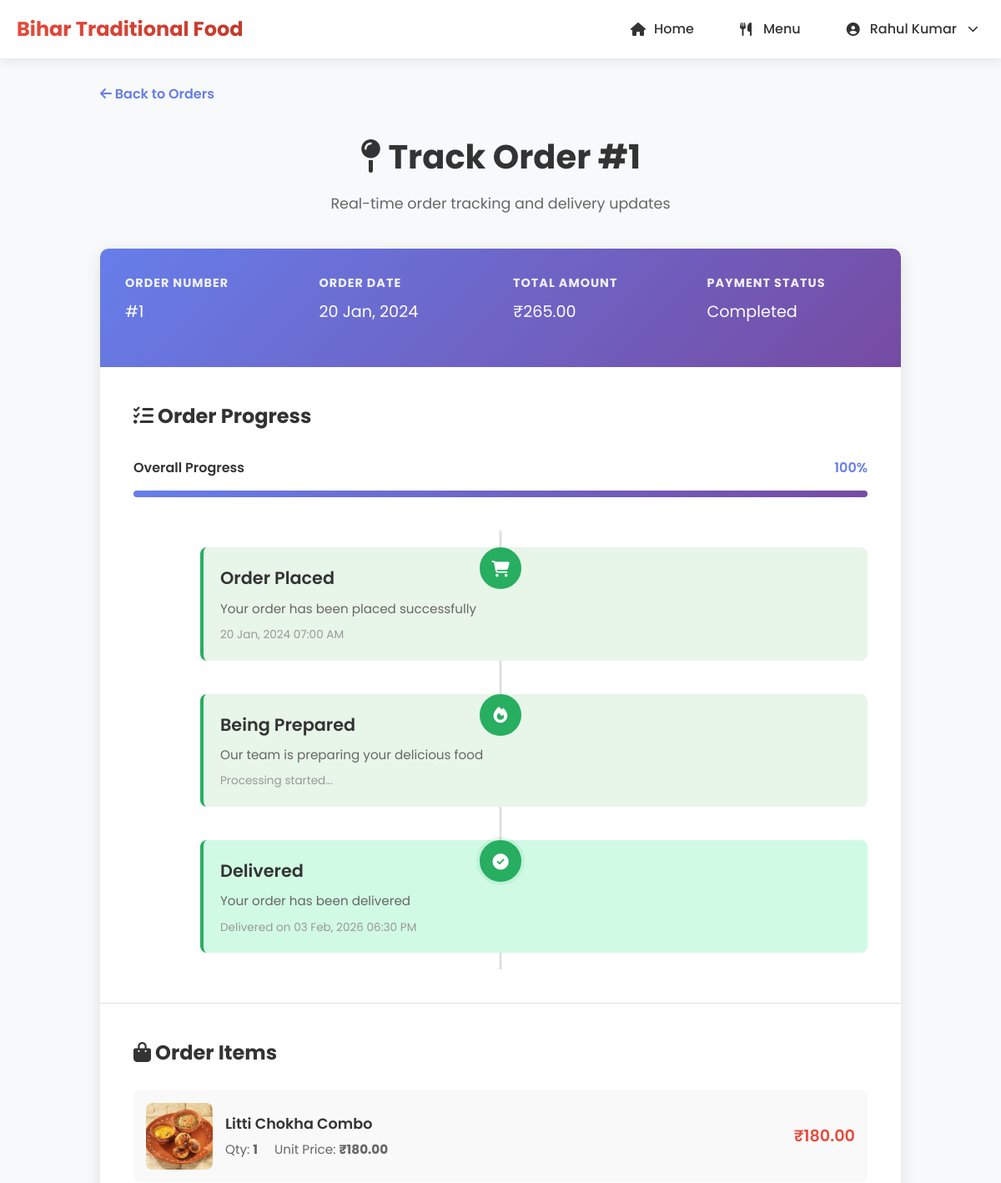
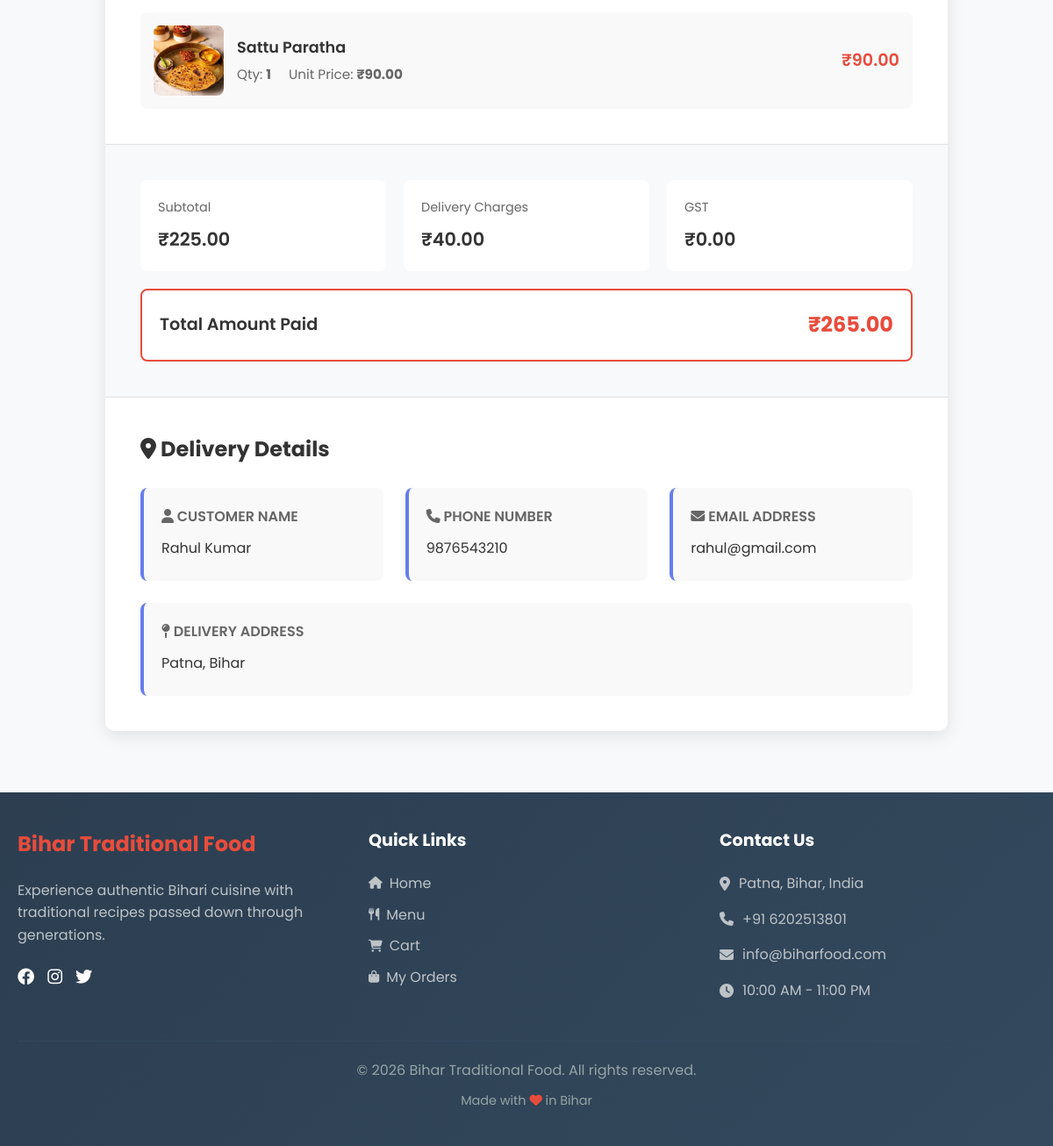
The page /users/order-tracking.php?id=1 (signed in) on the database its author committed (2 pictures, top to bottom).
### tables this page shows
CREATE TABLE `orders` (
  `id` int(11) NOT NULL,
  `user_id` int(11) NOT NULL,
  `order_number` varchar(20) DEFAULT NULL,
  `total_price` decimal(10,2) NOT NULL,
  `subtotal` decimal(10,2) NOT NULL,
  `delivery_charge` decimal(10,2) DEFAULT 0.00,
  `tax_amount` decimal(10,2) DEFAULT 0.00,
  `discount_amount` decimal(10,2) DEFAULT 0.00,
  `status` enum('pending','confirmed','preparing','ready','out_for_delivery','delivered','cancelled') DEFAULT 'pending',
  `payment_method` enum('cash','online','card') DEFAULT 'cash',
  `payment_status` enum('pending','completed','failed','refunded') DEFAULT 'pending',
  `payment_id` varchar(100) DEFAULT NULL,
  `delivery_address` text NOT NULL,
  `delivery_instructions` text DEFAULT NULL,
  `customer_name` varchar(100) DEFAULT NULL,
  `customer_phone` varchar(15) DEFAULT NULL,
  `customer_email` varchar(100) DEFAULT NULL,
  `estimated_delivery_time` timestamp NULL DEFAULT NULL,
  `actual_delivery_time` timestamp NULL DEFAULT NULL,
  `cancelled_at` timestamp NULL DEFAULT NULL,
  `cancellation_reason` text DEFAULT NULL,
  `order_date` timestamp NOT NULL DEFAULT current_timestamp(),
  `updated_at` timestamp NOT NULL DEFAULT current_timestamp() ON UPDATE current_timestamp()
);

CREATE TABLE `order_items` (
  `id` int(11) NOT NULL,
  `order_id` int(11) NOT NULL,
  `food_id` int(11) NOT NULL,
  `food_name` varchar(100) NOT NULL,
  `quantity` int(11) NOT NULL,
  `unit_price` decimal(10,2) NOT NULL,
  `total_price` decimal(10,2) NOT NULL,
  `special_instructions` text DEFAULT NULL
);

CREATE TABLE `foods` (
  `id` int(11) NOT NULL,
  `name` varchar(100) NOT NULL,
  `description` text DEFAULT NULL,
  `price` decimal(10,2) NOT NULL,
  `original_price` decimal(10,2) DEFAULT NULL,
  `category_id` int(11) DEFAULT NULL,
  `image_path` varchar(255) DEFAULT NULL,
  `is_available` tinyint(1) DEFAULT 1,
  `is_featured` tinyint(1) DEFAULT 0,
  `is_popular` tinyint(1) DEFAULT 0,
  `preparation_time` int(11) DEFAULT NULL COMMENT 'In minutes',
  `calories` int(11) DEFAULT NULL,
  `ingredients` text DEFAULT NULL,
  `display_order` int(11) DEFAULT 0,
  `created_at` timestamp NOT NULL DEFAULT current_timestamp(),
  `updated_at` timestamp NOT NULL DEFAULT current_timestamp() ON UPDATE current_timestamp()
);

CREATE TABLE `users` (
  `id` int(11) NOT NULL,
  `name` varchar(100) NOT NULL,
  `email` varchar(100) NOT NULL,
  `password` varchar(255) NOT NULL,
  `phone` varchar(15) DEFAULT NULL,
  `address` text DEFAULT NULL,
  `role` enum('user','admin') DEFAULT 'user',
  `created_at` timestamp NOT NULL DEFAULT current_timestamp(),
  `updated_at` timestamp NOT NULL DEFAULT current_timestamp() ON UPDATE current_timestamp()
);

### users/order-tracking.php (the view, shortened to what this page needs)
<?php
$userId = $_SESSION['user_id'];
$conn = getDBConnection();
$orderId = isset($_GET['id']) ? intval($_GET['id']) : 0;
$orderQuery = "SELECT o.*, u.name as user_name, u.email, u.phone, u.address
               FROM orders o
               JOIN users u ON o.user_id = u.id
               WHERE o.id = $orderId AND o.user_id = $userId";
$orderResult = mysqli_query($conn, $orderQuery);
$order = mysqli_fetch_assoc($orderResult);
$itemsQuery = "SELECT oi.*, f.name as food_name, f.image_path
               FROM order_items oi
               JOIN foods f ON oi.food_id = f.id
               WHERE oi.order_id = $orderId";
$itemsResult = mysqli_query($conn, $itemsQuery);
$items = [];
if ($itemsResult) {
    while ($item = mysqli_fetch_assoc($itemsResult)) {
        $items[] = $item;
    }
}
$statusTimeline = [
    'pending' => [
        'label' => 'Order Placed',
        'icon' => 'shopping-cart',
        'color' => '#3498db',
        'description' => 'Your order has been placed successfully'
    ],
    'processing' => [
        'label' => 'Being Prepared',
        'icon' => 'fire',
        'color' => '#f39c12',
        'description' => 'Our team is preparing your delicious food'
    ],
    'delivered' => [
        'label' => 'Delivered',
        'icon' => 'check-circle',
        'color' => '#27ae60',
        'description' => 'Your order has been delivered'
    ],
    'cancelled' => [
        'label' => 'Cancelled',
        'icon' => 'times-circle',
        'color' => '#e74c3c',
        'description' => 'This order has been cancelled'
    ]
];
$rawStatus = $order['status'];
$normalizedStatus = $rawStatus;
$statusOrder = ['pending', 'processing', 'delivered'];
$currentStatusIndex = array_search($normalizedStatus, $statusOrder);
?>
<!DOCTYPE html>
<html lang="en">
<head>
    <link rel="stylesheet" href="../assets/css/style.css">
    <link rel="stylesheet" href="https://cdnjs.cloudflare.com/ajax/libs/font-awesome/6.4.0/css/all.min.css">
</head>
<body>
    <?php include '../includes/header.php'; ?>
    <div class="tracking-container">
        <a href="orders.php" class="back-link">
            <i class="fas fa-arrow-left"></i> Back to Orders
        </a>
        <div class="tracking-header">
            <h1><i class="fas fa-map-pin"></i> Track Order #<?php echo $orderId; ?></h1>
            <p>Real-time order tracking and delivery updates</p>
        </div>
        <div class="order-tracking-card">
            <div class="order-tracking-header">
                <div class="order-info-row">
                    <div class="order-info-item">
                        <h3>Order Number</h3>
                        <p>#<?php echo $order['id']; ?></p>
                    </div>
                    <div class="order-info-item">
                        <h3>Order Date</h3>
                        <p><?php echo date('d M, Y', strtotime($order['order_date'])); ?></p>
                    </div>
                    <div class="order-info-item">
                        <h3>Total Amount</h3>
                        <p>₹<?php echo number_format($order['total_price'], 2); ?></p>
                    </div>
                    <div class="order-info-item">
                        <h3>Payment Status</h3>
                        <p><?php echo ucfirst($order['payment_status']); ?></p>
                    </div>
                </div>
            </div>
            <div class="timeline-section">
                <h2 style="margin-bottom: 30px; font-size: 1.5rem; color: #333;">
                    <i class="fas fa-tasks"></i> Order Progress
                </h2>
                <div style="margin-bottom: 40px;">
                    <div style="display: flex; justify-content: space-between; align-items: center; margin-bottom: 15px;">
                        <span style="font-weight: 600; color: #333;">Overall Progress</span>
                        <span style="font-weight: 600; color: #667eea;" id="progressPercent">
                            <?php
                                $statusOrder = ['pending', 'processing', 'delivered'];
                                $currentIndex = array_search($normalizedStatus, $statusOrder);
                                $progress = $currentIndex !== false ? (($currentIndex + 1) / count($statusOrder)) * 100 : 0;
                                echo round($progress) . '%';
                            ?>
                        </span>
                    </div>
                    <div style="background: #e0e0e0; height: 8px; border-radius: 10px; overflow: hidden;">
                        <div id="progressBar" style="height: 100%; background: linear-gradient(90deg, #667eea, #764ba2); width: <?php
                            $statusOrder = ['pending', 'processing', 'delivered'];
                            $currentIndex = array_search($normalizedStatus, $statusOrder);
                            $progress = $currentIndex !== false ? (($currentIndex + 1) / count($statusOrder)) * 100 : 0;
                            echo $progress;
                        ?>%; transition: width 0.5s ease;">
                        </div>
                    </div>
                </div>
                <div class="timeline">
                    <?php foreach ($statusOrder as $index => $status):
                        $isActive = $index == $currentStatusIndex;
                        $isCompleted = $index < $currentStatusIndex && $currentStatusIndex != -1;
                        $isCancelled = $order['status'] == 'cancelled';
                    ?>
                        <div class="timeline-item <?php echo $isCompleted ? 'completed' : ($isActive ? 'active' : ''); ?> <?php echo $isCancelled ? 'cancelled' : ''; ?>">
                            <div class="timeline-marker">
                                <i class="fas fa-<?php echo $statusTimeline[$status]['icon']; ?>"></i>
                            </div>
                            <div class="timeline-content">
                                <div class="timeline-label"><?php echo $statusTimeline[$status]['label']; ?></div>
                                <div class="timeline-description"><?php echo $statusTimeline[$status]['description']; ?></div>
                                <?php if ($isActive || $isCompleted): ?>
                                    <div class="timeline-time">
                                        <?php
                                            if ($status == 'pending') {
                                                echo date('d M, Y h:i A', strtotime($order['order_date']));
                                            } elseif ($status == 'processing' && !empty($order['updated_at'])) {
                                                echo 'Processing started...';
                                            } elseif ($status == 'delivered' && !empty($order['updated_at'])) {
                                                echo 'Delivered on ' . date('d M, Y h:i A', strtotime($order['updated_at']));
                                            }
                                        ?>
                                    </div>
                                <?php endif; ?>
                            </div>
                        </div>
                    <?php endforeach; ?>
                </div>
            </div>
            <div class="order-items-section">
                <h2><i class="fas fa-shopping-bag"></i> Order Items</h2>
                <div class="order-items-list">
                    <?php foreach ($items as $item):
                        $imagePath = '../assets/images/default-food.jpg';
                        if (!empty($item['image_path'])) {
                            $possiblePaths = [
                                '../' . $item['image_path'],
                                '../assets/uploads/foods/' . basename($item['image_path']),
                                '../assets/images/foods/' . basename($item['image_path']),
                            ];
                            foreach ($possiblePaths as $path) {
                                if (file_exists($path)) {
                                    $imagePath = $path;
                                    break;
                                }
                            }
                        }
                    ?>
                        <div class="order-item">
                            <div class="item-image">
                                <img src="<?php echo $imagePath; ?>"
                                     alt="<?php echo htmlspecialchars($item['food_name']); ?>"
                                     onerror="this.src='../assets/images/default-food.jpg'">
                            </div>
                            <div class="item-details">
                                <div class="item-name"><?php echo htmlspecialchars($item['food_name']); ?></div>
                                <div class="item-meta">
                                    <span>Qty: <strong><?php echo $item['quantity']; ?></strong></span>
                                    <span>Unit Price: <strong>₹<?php echo number_format($item['unit_price'], 2); ?></strong></span>
                                </div>
                            </div>
                            <div class="item-price">
                                ₹<?php echo number_format($item['total_price'], 2); ?>
                            </div>
                        </div>
                    <?php endforeach; ?>
                </div>
            </div>
            <div class="order-summary">
                <div class="summary-grid">
                    <div class="summary-item">
                        <div class="summary-label">Subtotal</div>
                        <div class="summary-value">₹<?php echo number_format($order['subtotal'], 2); ?></div>
                    </div>
                    <div class="summary-item">
                        <div class="summary-label">Delivery Charges</div>
                        <div class="summary-value"><?php echo $order['delivery_charge'] == 0 ? 'FREE' : '₹' . number_format($order['delivery_charge'], 2); ?></div>
                    </div>
                    <div class="summary-item">
                        <div class="summary-label">GST</div>
                        <div class="summary-value">₹<?php echo number_format($order['tax_amount'], 2); ?></div>
                    </div>
                </div>
                <div class="order-total">
                    <span class="order-total-label">Total Amount Paid</span>
                    <span class="order-total-amount">₹<?php echo number_format($order['total_price'], 2); ?></span>
                </div>
            </div>
            <div class="delivery-info">
                <h2><i class="fas fa-map-marker-alt"></i> Delivery Details</h2>
                <div class="info-grid">
                    <div class="info-box">
                        <h3><i class="fas fa-user"></i> Customer Name</h3>
                        <p><?php echo htmlspecialchars($order['user_name']); ?></p>
                    </div>
                    <div class="info-box">
                        <h3><i class="fas fa-phone"></i> Phone Number</h3>
                        <p><?php echo htmlspecialchars($order['phone']); ?></p>
                    </div>
                    <div class="info-box">
                        <h3><i class="fas fa-envelope"></i> Email Address</h3>
                        <p><?php echo htmlspecialchars($order['email']); ?></p>
                    </div>
                    <div class="info-box" style="grid-column: 1 / -1;">
                        <h3><i class="fas fa-map-pin"></i> Delivery Address</h3>
                        <p><?php echo htmlspecialchars($order['address'] ?? 'Not provided'); ?></p>
                    </div>
                </div>
            </div>
        </div>
    </div>
    <?php include '../includes/footer.php'; ?>
</body>
</html>

### assets/css/style.css (style rules this page uses)
* { margin: 0; padding: 0; box-sizing: border-box; }
body { font-family: 'Poppins', sans-serif; line-height: 1.6; color: #333; background-color: #f9f9f9; }

### includes/header.php (style rules this page uses)
* { margin: 0; padding: 0; box-sizing: border-box; }
body { font-family: 'Poppins', sans-serif; line-height: 1.6; color: #333; background-color: #f8f9fa; min-height: 100vh; display: flex; flex-direction: column; }
body { margin: 0; padding: 0; }

### rows shown on the page
orders: id "1", order_date "20 Jan, 2024", total_price "265.00", payment_status "Completed", status "100", order_date "20 Jan, 2024 07:00 AM", updated_at "03 Feb, 2026 06:30 PM", subtotal "225.00", delivery_charge "40.00", tax_amount "0.00", user.name "Rahul Kumar", user.phone "9876543210", user.email "rahul@gmail.com", user.address "Patna, Bihar"
order_items: food.image_path (picture), food.name "Litti Chokha Combo", quantity "1", unit_price "180.00", total_price "180.00"
order_items: food.image_path (picture), food.name "Sattu Paratha", quantity "1", unit_price "90.00", total_price "90.00"

### other values the page prints
$_SESSION['user_name'] "Rahul Kumar"
$orderId "1"
$statusTimeline[$status]['label'] "Order Placed"
$statusTimeline[$status]['description'] "Your order has been placed successfully"
$statusTimeline[$status]['label'] "Being Prepared"
$statusTimeline[$status]['description'] "Our team is preparing your delicious food"
$statusTimeline[$status]['label'] "Delivered"
$statusTimeline[$status]['description'] "Your order has been delivered"
